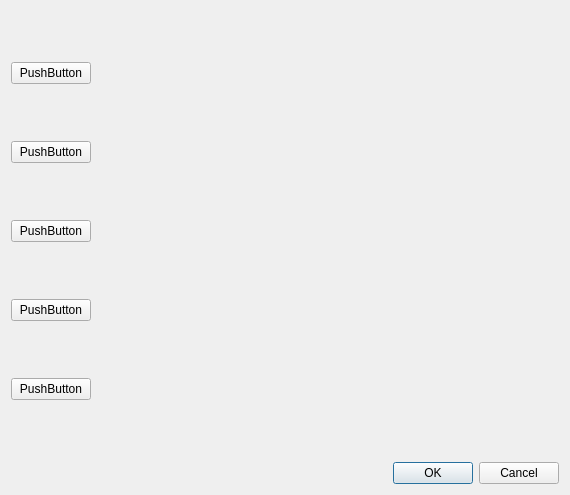
<?xml version="1.0" encoding="UTF-8"?>
<ui version="4.0">
 <class>Dialog</class>
 <widget class="QDialog" name="Dialog">
  <property name="geometry">
   <rect>
    <x>0</x>
    <y>0</y>
    <width>570</width>
    <height>495</height>
   </rect>
  </property>
  <property name="windowTitle">
   <string>Dialog</string>
  </property>
  <layout class="QGridLayout" name="gridLayout">
   <item row="0" column="0">
    <layout class="QHBoxLayout" name="horizontalLayout">
     <item>
      <layout class="QVBoxLayout" name="verticalLayout">
       <item>
        <widget class="QPushButton" name="pushButton_2">
         <property name="text">
          <string>PushButton</string>
         </property>
        </widget>
       </item>
       <item>
        <widget class="QPushButton" name="pushButton_5">
         <property name="text">
          <string>PushButton</string>
         </property>
        </widget>
       </item>
       <item>
        <widget class="QPushButton" name="pushButton_4">
         <property name="text">
          <string>PushButton</string>
         </property>
        </widget>
       </item>
       <item>
        <widget class="QPushButton" name="pushButton_3">
         <property name="text">
          <string>PushButton</string>
         </property>
        </widget>
       </item>
       <item>
        <widget class="QPushButton" name="pushButton">
         <property name="text">
          <string>PushButton</string>
         </property>
        </widget>
       </item>
      </layout>
     </item>
     <item>
      <widget class="QStackedWidget" name="stackedWidget">
       <property name="currentIndex">
        <number>1</number>
       </property>
       <widget class="QWidget" name="page_3"/>
       <widget class="QWidget" name="page_4"/>
      </widget>
     </item>
    </layout>
   </item>
   <item row="1" column="0">
    <widget class="QDialogButtonBox" name="buttonBox">
     <property name="orientation">
      <enum>Qt::Horizontal</enum>
     </property>
     <property name="standardButtons">
      <set>QDialogButtonBox::Cancel|QDialogButtonBox::Ok</set>
     </property>
    </widget>
   </item>
  </layout>
 </widget>
 <resources/>
 <connections>
  <connection>
   <sender>buttonBox</sender>
   <signal>accepted()</signal>
   <receiver>Dialog</receiver>
   <slot>accept()</slot>
   <hints>
    <hint type="sourcelabel">
     <x>248</x>
     <y>254</y>
    </hint>
    <hint type="destinationlabel">
     <x>157</x>
     <y>274</y>
    </hint>
   </hints>
  </connection>
  <connection>
   <sender>buttonBox</sender>
   <signal>rejected()</signal>
   <receiver>Dialog</receiver>
   <slot>reject()</slot>
   <hints>
    <hint type="sourcelabel">
     <x>316</x>
     <y>260</y>
    </hint>
    <hint type="destinationlabel">
     <x>286</x>
     <y>274</y>
    </hint>
   </hints>
  </connection>
 </connections>
</ui>
